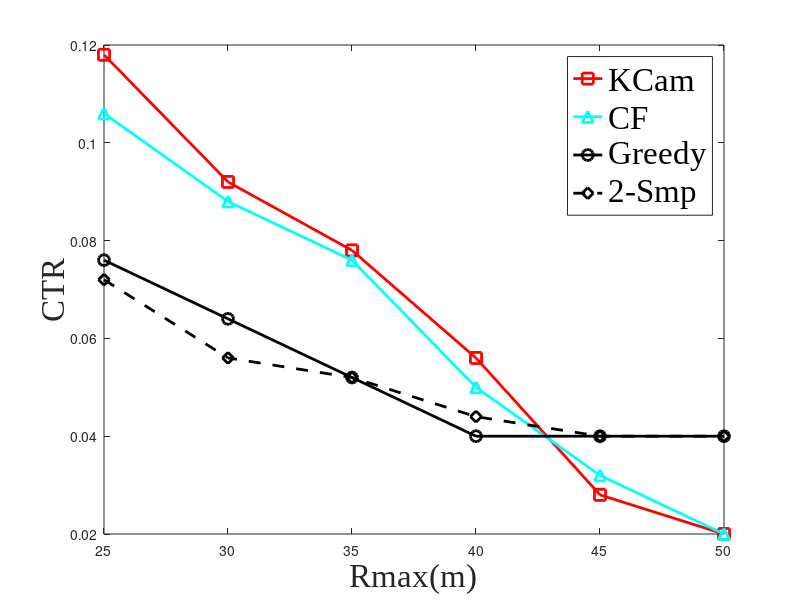
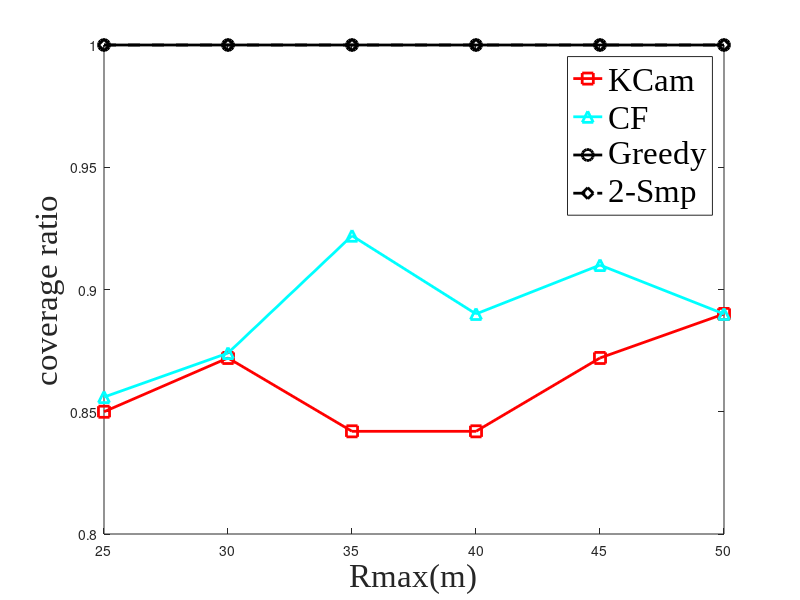
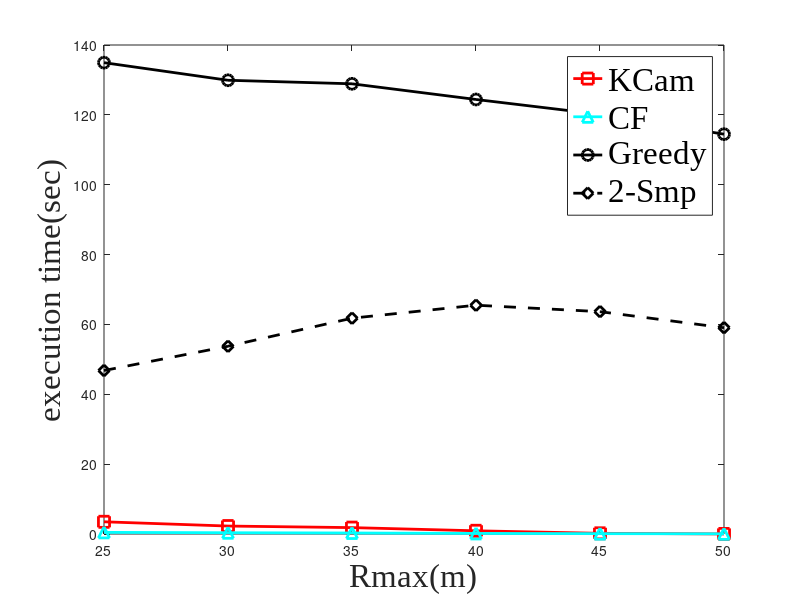

Write the MATLAB code that produced these figures, in order.
%results
close all;
Rmax_vec = [25 30 35 40 45 50];

cluster_count_avg_algo1 = [5.9000    4.6000    3.9000    2.8000    1.4000    1.0000];
algo1_CTR = (1/50).*cluster_count_avg_algo1;

uncovered_avg_algo1 = [7.5000    6.4000    7.9000    7.9000    6.4000    5.5000];
algo1_coverage_ratio = (50 - uncovered_avg_algo1)./50;
algo1_exec_time = [3.4954    2.2774    1.8286    0.9193    0.1962    0.0150];

uncovered_avg_algo2 = [7.2000    6.3000    3.9000    5.5000    4.5000    5.5000];
algo2_coverage_ratio = (50 - uncovered_avg_algo2)./50;
algo2_exec_time = [0.4708    0.3610    0.2910    0.1662    0.0998    0.0549];
camNum_avg = [5.3000    4.4000    3.8000    2.5000    1.6000    1.0000];
algo2_CTR = (1/50).*camNum_avg;

algo3_exec_time = [134.9446  129.9045  128.8924  124.4024  120.1524  114.4695];


Greedy_uncovered_avg = [0     0     0     0     0     0];
algo3_coverage_ratio = ones(1,6);

Greedy_camNum_avg = [3.8000    3.2000    2.6000    2.0000    2.0000    2.0000];
algo3_CTR = (1/50).*Greedy_camNum_avg;

algo4_exec_time = [46.7993   53.7547   61.7882   65.5055   63.6555   59.0503];


Dual_uncovered_avg = [0     0     0     0     0     0];
algo4_coverage_ratio = ones(1,6);

Dual_camNum_avg = [3.6000    2.8000    2.6000    2.2000    2.0000    2.0000];
algo4_CTR = (1/50).*Dual_camNum_avg;

%figure;
%subplot(3,1,1);
plot(Rmax_vec, algo1_CTR, '-rs', 'LineWidth',2,'MarkerSize',8); hold on;
plot(Rmax_vec, algo2_CTR, '-c^', 'LineWidth',2,'MarkerSize',8); hold on;
plot(Rmax_vec, algo3_CTR, '-ko', 'LineWidth',2,'MarkerSize',8); hold on;
plot(Rmax_vec, algo4_CTR, '--kd', 'LineWidth',2,'MarkerSize',8); 
legend('KCam', 'CF', 'Greedy', '2-Smp','FontName','Times New Roman','FontSize', 24);
xlabel('Rmax(m)', 'FontSize', 24, 'FontName','Times New Roman');
ylabel('CTR', 'FontSize', 24,'FontName','Times New Roman');

figure;
%subplot(3,1,2);
plot(Rmax_vec, algo1_coverage_ratio, '-rs', 'LineWidth',2,'MarkerSize',8); hold on;
plot(Rmax_vec, algo2_coverage_ratio, '-c^', 'LineWidth',2','MarkerSize',8); hold on;
plot(Rmax_vec, algo3_coverage_ratio, '-ko', 'LineWidth',2,'MarkerSize',8); hold on;
plot(Rmax_vec, algo4_coverage_ratio, '--kd', 'LineWidth',2,'MarkerSize',8); 
legend('KCam', 'CF', 'Greedy', '2-Smp','FontName','Times New Roman','FontSize', 24);
xlabel('Rmax(m)', 'FontSize', 24,'FontName','Times New Roman');
ylabel('coverage ratio', 'FontSize', 24,'FontName','Times New Roman');

figure;
%subplot(3,1,3);
plot(Rmax_vec, algo1_exec_time, '-rs', 'LineWidth',2,'MarkerSize',8); hold on;
plot(Rmax_vec, algo2_exec_time, '-c^', 'LineWidth',2,'MarkerSize',8); hold on;
plot(Rmax_vec, algo3_exec_time, '-ko', 'LineWidth',2,'MarkerSize',8); hold on;
plot(Rmax_vec, algo4_exec_time, '--kd', 'LineWidth',2,'MarkerSize',8); 
legend('KCam', 'CF', 'Greedy','2-Smp','FontName','Times New Roman','FontSize', 24);
xlabel('Rmax(m)', 'FontSize', 24,'FontName','Times New Roman');
ylabel('execution time(sec)', 'FontSize', 24,'FontName','Times New Roman');